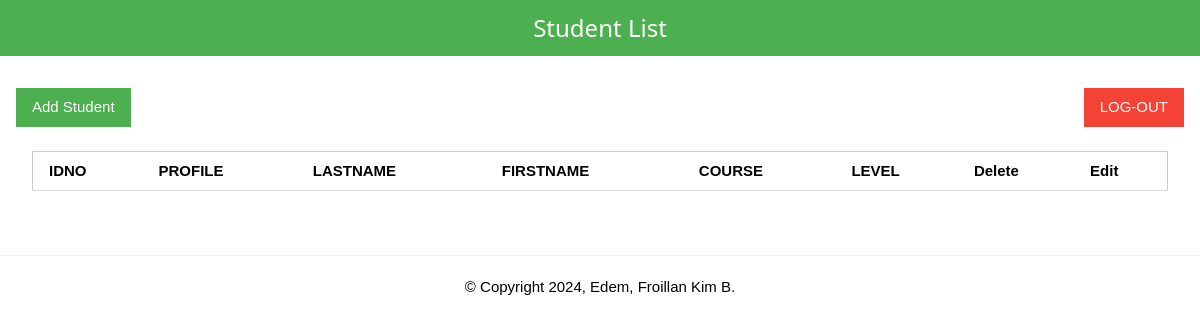
The page /students (signed in) on the database as committed earlier.
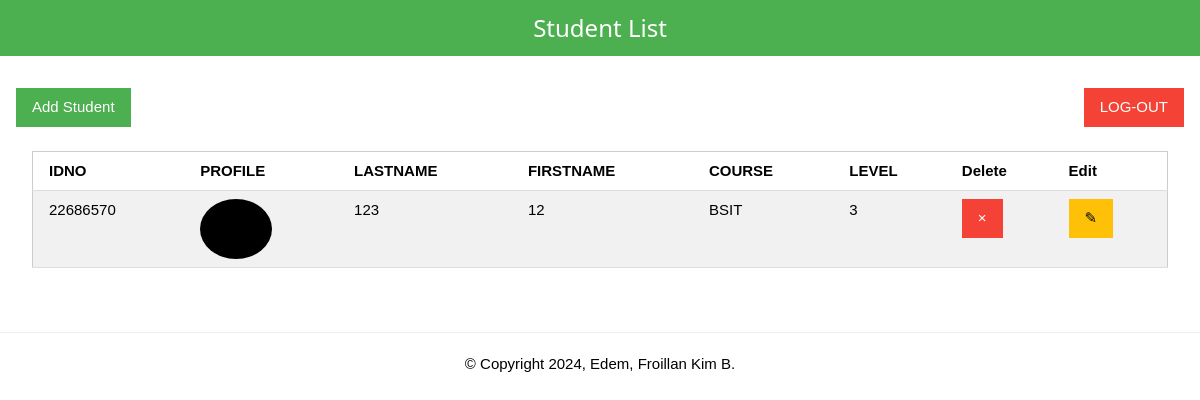
The same page on the database as committed later.
### tables this page shows
CREATE TABLE students (
    id integer primary key autoincrement,
    idno TEXT Unique NOT NULL,
    lastname TEXT,
    firstname TEXT NOT NULL,
    course TEXT NOT NULL,
    level TEXT NOT NULL,
    image TEXT
);

### app.py (the view)
@app.route('/students')
def student_list():
    if 'username' in session:
        pagetitle = "Student List"
        return render_template('index.html', data=getall_students(), pagetitle=pagetitle)
    else:
        return redirect(url_for('login'))

### app.py (called while the page is built)
def getall_students():
    sql = "SELECT * FROM students"
    db = connect('students.db')
    cursor = db.cursor()
    cursor.row_factory = Row
    cursor.execute(sql)
    data = cursor.fetchall()
    cursor.close()
    db.close()
    return data

@app.after_request
def after_request(response):
    response.headers['Cache-Control'] = 'no-cache, no-store, must-revalidate'
    response.headers['Pragma'] = 'no-cache'
    response.headers['Expires'] = '0'
    return response

### templates/index.html (shortened to what this page needs)
{% extends 'base.html' %}
{% block content %}
<a href="{{ url_for('add_student_route') }}" class="w3-button w3-green w3-margin-top w3-margin-bottom">Add Student</a>
<a href="/logout" class="w3-button w3-red w3-right w3-margin-top w3-margin-bottom">LOG-OUT</a>
<div class="w3-container w3-padding">
    <div style="overflow-x:auto; max-width: 100%; margin-bottom: 20px;">
        <table class="w3-table-all">
            <tr>
                <th>IDNO</th>
                <th class="w3-hide-small">PROFILE</th>
                <th class="w3-hide-small">LASTNAME</th>
                <th class="w3-hide-small">FIRSTNAME</th>
                <th>COURSE</th>
                <th>LEVEL</th>
                <th>Delete</th>
                <th>Edit</th>
            </tr>
            {% for student in data %}
            <tr>
                <td>{{ student["idno"] }}</td>
                <td class="w3-hide-small">
                    {% if student["image"] %}
                    <img src="{{ student["image"] }}" alt="Profile Image" style="border-radius: 50%; height: 60px;">
                    {% else %}
                    <img src="path/to/default-image.png" alt="Default Image" style="border-radius: 50%; height: 60px;">
                    {% endif %}
                </td>
                <td class="w3-hide-small">{{ student["lastname"] }}</td>
                <td class="w3-hide-small">{{ student["firstname"] }}</td>
                <td>{{ student["course"] }}</td>
                <td>{{ student["level"] }}</td>
                <td>
                    <form action="{{ url_for('delete_student') }}" method="POST" style="display:inline;">
                        <button type="button" class="w3-button w3-red" onclick="confirmDelete(this)">&times;</button>
                    </form>
                </td>
                <td>
                    <button class="w3-button w3-amber" onclick="loader('{{ student["idno"] }}','{{ student["lastname"] }}','{{ student["firstname"] }}','{{ student["course"] }}','{{ student["level"] }}')">&#9998;</button>
                </td>
            </tr>
            {% endfor %}
        </table>
    </div>
</div>
</div>
{% endblock %}

### templates/base.html (shortened to what this page needs)
<!DOCTYPE html>
<html lang="en">
<head>
    <link rel="stylesheet" href="../static/css/style.css">
</head>
<body>
    <div class='w3-container w3-green'>
	<h3 class="w3-center">{{pagetitle}}</h3>
    </div>
   <div class='w3-container w3-padding-16'>
	{% block content %}
	{% endblock%}
<hr>
<div class='w3-center'>
	&copy; Copyright 2024, Edem, Froillan Kim B.
</div>
</body>
</html>

### static/css/style.css (style rules this page uses)
html { box-sizing: border-box; }
*, *:before, *:after { box-sizing: inherit; }
html { -ms-text-size-adjust: 100%; -webkit-text-size-adjust: 100%; }
body { margin: 0; }
a { background-color: transparent; }
img { border-style: none; }
hr { box-sizing: content-box; height: 0; overflow: visible; }
button, input, select, textarea, optgroup { font: inherit; margin: 0; }
button, input { overflow: visible; }
button, select { text-transform: none; }
button, [type="button"], [type="reset"], [type="submit"] { -webkit-appearance: button; }
html, body { font-family: Verdana, sans-serif; font-size: 15px; line-height: 1.5; }
html { overflow-x: hidden; }
h3 { font-size: 24px; }
h1, h2, h3, h4, h5, h6 { font-family: "Segoe UI", Arial, sans-serif; font-weight: 400; margin: 10px 0; }
hr { border: 0; border-top: 1px solid #eee; margin: 20px 0; }
img { vertical-align: middle; }
a { color: inherit; }
.w3-table, .w3-table-all { border-collapse: collapse; border-spacing: 0; width: 100%; display: table; }
.w3-table-all { border: 1px solid #ccc; }
.w3-bordered tr, .w3-table-all tr { border-bottom: 1px solid #ddd; }
.w3-table-all tr:nth-child(odd) { background-color: #fff; }
.w3-table-all tr:nth-child(even) { background-color: #f1f1f1; }
.w3-table td, .w3-table th, .w3-table-all td, .w3-table-all th { padding: 8px 8px; display: table-cell; text-align: left; vertical-align: top; }
.w3-table th:first-child, .w3-table td:first-child, .w3-table-all th:first-child, .w3-table-all td:first-child { padding-left: 16px; }
.w3-btn, .w3-button { border: none; display: inline-block; padding: 8px 16px; vertical-align: middle; overflow: hidden; text-decoration: none; color: inherit; background-color: inherit; text-align: center; cursor: pointer; white-space: nowrap; }
.w3-btn, .w3-button { -webkit-touch-callout: none; -webkit-user-select: none; -khtml-user-select: none; -moz-user-select: none; -ms-user-select: none; user-select: none; }
.w3-container:after, .w3-container:before, .w3-panel:after, .w3-panel:before, .w3-row:after, .w3-row:before, .w3-row-padding:after, .w3-row-padding:before, .w3-cell-row:before, .w3-cell-row:after, .w3-clear:after, .w3-clear:before, .w3-bar:before, .w3-bar:after { content: ""; display: table; clear: both; }
.w3-container, .w3-panel { padding: 0.01em 16px; }
.w3-center { text-align: center !important; }
.w3-margin-top { margin-top: 16px !important; }
.w3-margin-bottom { margin-bottom: 16px !important; }
.w3-padding { padding: 8px 16px !important; }
.w3-padding-16 { padding-top: 16px !important; padding-bottom: 16px !important; }
.w3-right { float: right !important; }
.w3-amber, .w3-hover-amber:hover { color: #000 !important; background-color: #ffc107 !important; }
.w3-green, .w3-hover-green:hover { color: #fff !important; background-color: #4caf50 !important; }
.w3-red, .w3-hover-red:hover { color: #fff !important; background-color: #f44336 !important; }

Rows that differ between the two databases and show on the page:
added students: idno "22686570", image (picture), lastname "123", firstname "12", course "BSIT", level "3"
